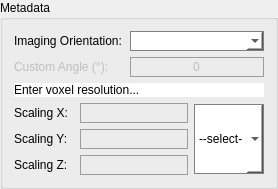
         <widget class="QGroupBox" name="metadata">
          <property name="styleSheet">
           <string notr="true">QGroupBox#metadata{font: 25 italic 10pt &quot;Calibri Light&quot;;}

</string>
          </property>
          <property name="title">
           <string>Metadata</string>
          </property>
          <layout class="QVBoxLayout" name="verticalLayout_7">
           <item>
            <layout class="QFormLayout" name="formLayout_4">
             <item row="0" column="0">
              <widget class="QLabel" name="lab_ch1_2">
               <property name="sizePolicy">
                <sizepolicy hsizetype="Fixed" vsizetype="Fixed">
                 <horstretch>0</horstretch>
                 <verstretch>0</verstretch>
                </sizepolicy>
               </property>
               <property name="minimumSize">
                <size>
                 <width>110</width>
                 <height>20</height>
                </size>
               </property>
               <property name="maximumSize">
                <size>
                 <width>110</width>
                 <height>20</height>
                </size>
               </property>
               <property name="styleSheet">
                <string notr="true">font: 25 10pt &quot;Calibri Light&quot;;</string>
               </property>
               <property name="text">
                <string>Imaging Orientation: </string>
               </property>
              </widget>
             </item>
             <item row="0" column="1">
              <widget class="QComboBox" name="cB_stack_orient">
               <property name="enabled">
                <bool>true</bool>
               </property>
               <property name="sizePolicy">
                <sizepolicy hsizetype="Preferred" vsizetype="Fixed">
                 <horstretch>0</horstretch>
                 <verstretch>0</verstretch>
                </sizepolicy>
               </property>
               <property name="minimumSize">
                <size>
                 <width>110</width>
                 <height>20</height>
                </size>
               </property>
               <property name="maximumSize">
                <size>
                 <width>16777215</width>
                 <height>20</height>
                </size>
               </property>
               <property name="focusPolicy">
                <enum>Qt::NoFocus</enum>
               </property>
               <property name="styleSheet">
                <string notr="true">QComboBox {
    border: 1px solid gray;
	font: 25 10pt &quot;Calibri Light&quot;;
}

QComboBox:editable {
    background: white;
}

QComboBox:!editable, QComboBox::drop-down:editable {
     background: rgb(255, 255, 255);
}

/* QComboBox gets the &quot;on&quot; state when the popup is open */
QComboBox:!editable:on, QComboBox::drop-down:editable:on {
    background:rgba(170, 0, 127, 100);
}

QComboBox QAbstractItemView {
    border: 1px solid darkgray;
    selection-background-color:  rgba(162, 0, 122,180);
	font: 25 10pt &quot;Calibri Light&quot;;
}
</string>
               </property>
              </widget>
             </item>
             <item row="1" column="0">
              <widget class="QLabel" name="lab_custom_angle">
               <property name="enabled">
                <bool>false</bool>
               </property>
               <property name="sizePolicy">
                <sizepolicy hsizetype="Fixed" vsizetype="Fixed">
                 <horstretch>0</horstretch>
                 <verstretch>0</verstretch>
                </sizepolicy>
               </property>
               <property name="minimumSize">
                <size>
                 <width>100</width>
                 <height>20</height>
                </size>
               </property>
               <property name="maximumSize">
                <size>
                 <width>100</width>
                 <height>20</height>
                </size>
               </property>
               <property name="styleSheet">
                <string notr="true">font: 25 10pt &quot;Calibri Light&quot;;</string>
               </property>
               <property name="text">
                <string>Custom Angle (°):</string>
               </property>
              </widget>
             </item>
             <item row="1" column="1">
              <widget class="QLineEdit" name="cust_angle">
               <property name="enabled">
                <bool>false</bool>
               </property>
               <property name="minimumSize">
                <size>
                 <width>0</width>
                 <height>20</height>
                </size>
               </property>
               <property name="maximumSize">
                <size>
                 <width>16777215</width>
                 <height>20</height>
                </size>
               </property>
               <property name="focusPolicy">
                <enum>Qt::StrongFocus</enum>
               </property>
               <property name="layoutDirection">
                <enum>Qt::RightToLeft</enum>
               </property>
               <property name="styleSheet">
                <string notr="true">QLineEdit {background-color: rgba(0,0,0,0);
border: 1px solid rgb(156, 156, 156);
font: 25 10pt &quot;Calibri Light&quot;;
font-family: &quot;Calibri Light&quot;;
}
QLineEdit:focus { border: 1px solid #eb6fbd;}
					</string>
               </property>
               <property name="text">
                <string>0</string>
               </property>
               <property name="maxLength">
                <number>20</number>
               </property>
               <property name="frame">
                <bool>true</bool>
               </property>
               <property name="alignment">
                <set>Qt::AlignCenter</set>
               </property>
               <property name="placeholderText">
                <string/>
               </property>
              </widget>
             </item>
            </layout>
           </item>
           <item>
            <widget class="QLabel" name="lab_no_ch_21">
             <property name="styleSheet">
              <string notr="true">font: bold 10pt &quot;Calibri&quot;;
background-color: rgb(255, 255, 255);</string>
             </property>
             <property name="text">
              <string>Enter voxel resolution...</string>
             </property>
             <property name="alignment">
              <set>Qt::AlignBottom|Qt::AlignLeading|Qt::AlignLeft</set>
             </property>
            </widget>
           </item>
           <item>
            <layout class="QHBoxLayout" name="horizontalLayout_10">
             <item>
              <layout class="QFormLayout" name="formLayout_3">
               <item row="0" column="1">
                <widget class="QLineEdit" name="scaling_x">
                 <property name="minimumSize">
                  <size>
                   <width>0</width>
                   <height>20</height>
                  </size>
                 </property>
                 <property name="maximumSize">
                  <size>
                   <width>16777215</width>
                   <height>20</height>
                  </size>
                 </property>
                 <property name="focusPolicy">
                  <enum>Qt::StrongFocus</enum>
                 </property>
                 <property name="layoutDirection">
                  <enum>Qt::RightToLeft</enum>
                 </property>
                 <property name="styleSheet">
                  <string notr="true">QLineEdit {background-color: rgba(0,0,0,0);
border: 1px solid rgb(156, 156, 156);
font: 25 10pt &quot;Calibri Light&quot;;
font-family: &quot;Calibri Light&quot;;
}
QLineEdit:focus { border: 1px solid #eb6fbd;}
					</string>
                 </property>
                 <property name="maxLength">
                  <number>40</number>
                 </property>
                 <property name="frame">
                  <bool>true</bool>
                 </property>
                 <property name="placeholderText">
                  <string/>
                 </property>
                </widget>
               </item>
               <item row="1" column="0">
                <widget class="QLabel" name="lab_ch1_4">
                 <property name="sizePolicy">
                  <sizepolicy hsizetype="Fixed" vsizetype="Fixed">
                   <horstretch>0</horstretch>
                   <verstretch>0</verstretch>
                  </sizepolicy>
                 </property>
                 <property name="minimumSize">
                  <size>
                   <width>60</width>
                   <height>20</height>
                  </size>
                 </property>
                 <property name="maximumSize">
                  <size>
                   <width>60</width>
                   <height>20</height>
                  </size>
                 </property>
                 <property name="styleSheet">
                  <string notr="true">font: 25 10pt &quot;Calibri Light&quot;;</string>
                 </property>
                 <property name="text">
                  <string>Scaling Y: </string>
                 </property>
                </widget>
               </item>
               <item row="1" column="1">
                <widget class="QLineEdit" name="scaling_y">
                 <property name="minimumSize">
                  <size>
                   <width>0</width>
                   <height>20</height>
                  </size>
                 </property>
                 <property name="maximumSize">
                  <size>
                   <width>16777215</width>
                   <height>20</height>
                  </size>
                 </property>
                 <property name="focusPolicy">
                  <enum>Qt::StrongFocus</enum>
                 </property>
                 <property name="layoutDirection">
                  <enum>Qt::RightToLeft</enum>
                 </property>
                 <property name="styleSheet">
                  <string notr="true">QLineEdit {background-color: rgba(0,0,0,0);
border: 1px solid rgb(156, 156, 156);
font: 25 10pt &quot;Calibri Light&quot;;
font-family: &quot;Calibri Light&quot;;
}
QLineEdit:focus { border: 1px solid #eb6fbd;}
					</string>
                 </property>
                 <property name="maxLength">
                  <number>40</number>
                 </property>
                 <property name="frame">
                  <bool>true</bool>
                 </property>
                 <property name="placeholderText">
                  <string/>
                 </property>
                </widget>
               </item>
               <item row="2" column="0">
                <widget class="QLabel" name="lab_ch1_5">
                 <property name="sizePolicy">
                  <sizepolicy hsizetype="Fixed" vsizetype="Fixed">
                   <horstretch>0</horstretch>
                   <verstretch>0</verstretch>
                  </sizepolicy>
                 </property>
                 <property name="minimumSize">
                  <size>
                   <width>60</width>
                   <height>20</height>
                  </size>
                 </property>
                 <property name="maximumSize">
                  <size>
                   <width>60</width>
                   <height>20</height>
                  </size>
                 </property>
                 <property name="styleSheet">
                  <string notr="true">font: 25 10pt &quot;Calibri Light&quot;;</string>
                 </property>
                 <property name="text">
                  <string>Scaling Z: </string>
                 </property>
                </widget>
               </item>
               <item row="2" column="1">
                <widget class="QLineEdit" name="scaling_z">
                 <property name="minimumSize">
                  <size>
                   <width>0</width>
                   <height>20</height>
                  </size>
                 </property>
                 <property name="maximumSize">
                  <size>
                   <width>16777215</width>
                   <height>20</height>
                  </size>
                 </property>
                 <property name="focusPolicy">
                  <enum>Qt::StrongFocus</enum>
                 </property>
                 <property name="layoutDirection">
                  <enum>Qt::RightToLeft</enum>
                 </property>
                 <property name="styleSheet">
                  <string notr="true">QLineEdit {background-color: rgba(0,0,0,0);
border: 1px solid rgb(156, 156, 156);
font: 25 10pt &quot;Calibri Light&quot;;
font-family: &quot;Calibri Light&quot;;
}
QLineEdit:focus { border: 1px solid #eb6fbd;}
					</string>
                 </property>
                 <property name="maxLength">
                  <number>40</number>
                 </property>
                 <property name="frame">
                  <bool>true</bool>
                 </property>
                 <property name="placeholderText">
                  <string/>
                 </property>
                </widget>
               </item>
               <item row="0" column="0">
                <widget class="QLabel" name="lab_ch1_3">
                 <property name="sizePolicy">
                  <sizepolicy hsizetype="Fixed" vsizetype="Fixed">
                   <horstretch>0</horstretch>
                   <verstretch>0</verstretch>
                  </sizepolicy>
                 </property>
                 <property name="minimumSize">
                  <size>
                   <width>60</width>
                   <height>20</height>
                  </size>
                 </property>
                 <property name="maximumSize">
                  <size>
                   <width>60</width>
                   <height>20</height>
                  </size>
                 </property>
                 <property name="styleSheet">
                  <string notr="true">font: 25 10pt &quot;Calibri Light&quot;;</string>
                 </property>
                 <property name="text">
                  <string>Scaling X: </string>
                 </property>
                </widget>
               </item>
              </layout>
             </item>
             <item>
              <widget class="QComboBox" name="cB_units">
               <property name="enabled">
                <bool>true</bool>
               </property>
               <property name="sizePolicy">
                <sizepolicy hsizetype="Fixed" vsizetype="Fixed">
                 <horstretch>0</horstretch>
                 <verstretch>0</verstretch>
                </sizepolicy>
               </property>
               <property name="minimumSize">
                <size>
                 <width>70</width>
                 <height>70</height>
                </size>
               </property>
               <property name="maximumSize">
                <size>
                 <width>70</width>
                 <height>70</height>
                </size>
               </property>
               <property name="focusPolicy">
                <enum>Qt::ClickFocus</enum>
               </property>
               <property name="styleSheet">
                <string notr="true">QComboBox {
    border: 1px solid gray;
	font: 25 10pt &quot;Calibri Light&quot;;
}

QComboBox:editable {
    background: white;
}

QComboBox:!editable, QComboBox::drop-down:editable {
     background: rgb(255, 255, 255);
}

/* QComboBox gets the &quot;on&quot; state when the popup is open */
QComboBox:!editable:on, QComboBox::drop-down:editable:on {
    background:rgba(170, 0, 127, 100);
}

QComboBox QAbstractItemView {
    border: 1px solid darkgray;
    selection-background-color:  rgba(162, 0, 122,180);
	font: 25 10pt &quot;Calibri Light&quot;;
}
</string>
               </property>
               <item>
                <property name="text">
                 <string>--select--</string>
                </property>
               </item>
               <item>
                <property name="text">
                 <string>um</string>
                </property>
               </item>
               <item>
                <property name="text">
                 <string>mm</string>
                </property>
               </item>
              </widget>
             </item>
            </layout>
           </item>
          </layout>
         </widget>
